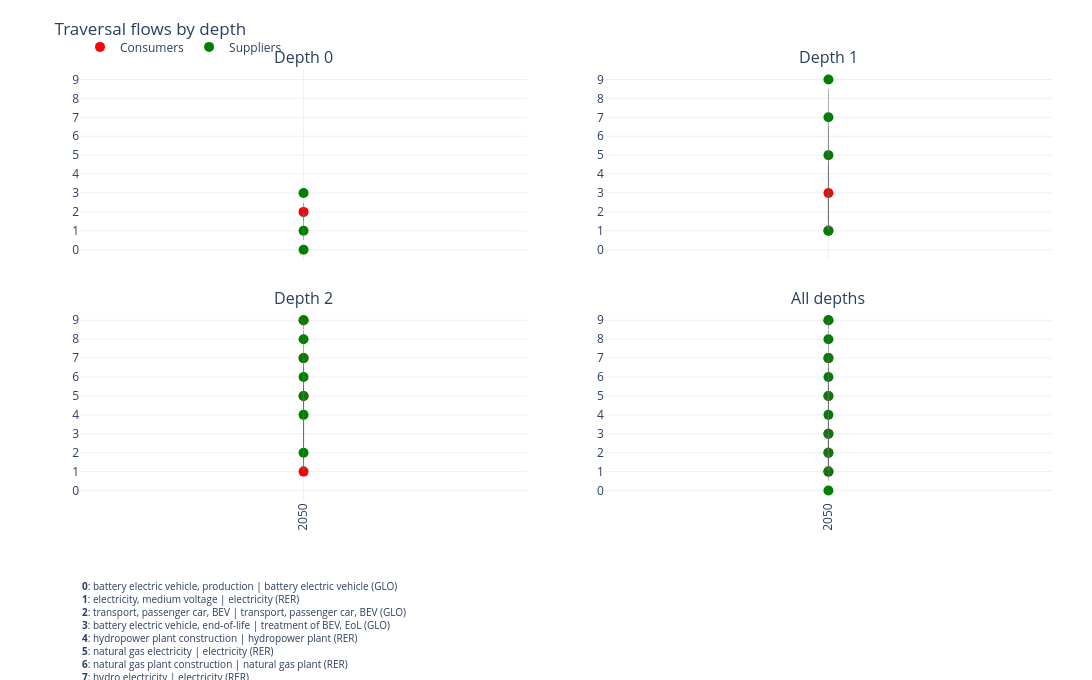

Write notebook code for a chart like this one.
### Code cell
fig

### Figure 1 — Plotly figure (JSON) as saved in the notebook; plotly's stock layout.template omitted (floating-point values rounded to 4 significant figures)
{"data": [{"hovertemplate": "Year: %{x}<br>Consumer idx: %{y}<br>Consumer: %{text}<extra></extra>", "marker": {"color": "red", "size": 10}, "mode": "markers", "name": "Consumers", "showlegend": true, "text": ["transport, passenger car, BEV | transport, passenger car, BEV (GLO)"], "type": "scatter", "x": [2050], "xaxis": "x", "y": [2], "yaxis": "y"}, {"hovertemplate": "Year: %{x}<br>Supplier idx: %{y}<br>Supplier: %{text}<extra></extra>", "marker": {"color": "green", "size": 10}, "mode": "markers", "name": "Suppliers", "showlegend": true, "text": ["battery electric vehicle, production | battery electric vehicle (GLO)", "electricity, medium voltage | electricity (RER)", "battery electric vehicle, end-of-life | treatment of BEV, EoL (GLO)"], "type": "scatter", "x": [2050, 2050, 2050], "xaxis": "x", "y": [0, 1, 3], "yaxis": "y"}, {"hovertemplate": "Year: %{x}<br>Consumer idx: %{y}<br>Consumer: %{text}<extra></extra>", "marker": {"color": "red", "size": 10}, "mode": "markers", "name": "Consumers", "showlegend": false, "text": ["electricity, medium voltage | electricity (RER)", "battery electric vehicle, end-of-life | treatment of BEV, EoL (GLO)"], "type": "scatter", "x": [2050, 2050], "xaxis": "x2", "y": [1, 3], "yaxis": "y2"}, {"hovertemplate": "Year: %{x}<br>Supplier idx: %{y}<br>Supplier: %{text}<extra></extra>", "marker": {"color": "green", "size": 10}, "mode": "markers", "name": "Suppliers", "showlegend": false, "text": ["electricity, medium voltage | electricity (RER)", "natural gas electricity | electricity (RER)", "hydro electricity | electricity (RER)", "wind electricity | electricity (RER)"], "type": "scatter", "x": [2050, 2050, 2050, 2050], "xaxis": "x2", "y": [1, 5, 7, 9], "yaxis": "y2"}, {"hovertemplate": "Year: %{x}<br>Consumer idx: %{y}<br>Consumer: %{text}<extra></extra>", "marker": {"color": "red", "size": 10}, "mode": "markers", "name": "Consumers", "showlegend": false, "text": ["electricity, medium voltage | electricity (RER)", "natural gas electricity | electricity (RER)", "hydro electricity | electricity (RER)", "wind electricity | electricity (RER)"], "type": "scatter", "x": [2050, 2050, 2050, 2050], "xaxis": "x3", "y": [1, 5, 7, 9], "yaxis": "y3"}, {"hovertemplate": "Year: %{x}<br>Supplier idx: %{y}<br>Supplier: %{text}<extra></extra>", "marker": {"color": "green", "size": 10}, "mode": "markers", "name": "Suppliers", "showlegend": false, "text": ["transport, passenger car, BEV | transport, passenger car, BEV (GLO)", "hydropower plant construction | hydropower plant (RER)", "natural gas electricity | electricity (RER)", "natural gas plant construction | natural gas plant (RER)", "hydro electricity | electricity (RER)", "wind turbine construction | wind turbine (RER)", "wind electricity | electricity (RER)"], "type": "scatter", "x": [2050, 2050, 2050, 2050, 2050, 2050, 2050], "xaxis": "x3", "y": [2, 4, 5, 6, 7, 8, 9], "yaxis": "y3"}, {"hovertemplate": "Year: %{x}<br>Consumer idx: %{y}<br>Consumer: %{text}<extra></extra>", "marker": {"color": "red", "size": 10}, "mode": "markers", "name": "Consumers", "showlegend": false, "text": ["electricity, medium voltage | electricity (RER)", "transport, passenger car, BEV | transport, passenger car, BEV (GLO)", "battery electric vehicle, end-of-life | treatment of BEV, EoL (GLO)", "natural gas electricity | electricity (RER)", "hydro electricity | electricity (RER)", "wind electricity | electricity (RER)"], "type": "scatter", "x": [2050, 2050, 2050, 2050, 2050, 2050], "xaxis": "x4", "y": [1, 2, 3, 5, 7, 9], "yaxis": "y4"}, {"hovertemplate": "Year: %{x}<br>Supplier idx: %{y}<br>Supplier: %{text}<extra></extra>", "marker": {"color": "green", "size": 10}, "mode": "markers", "name": "Suppliers", "showlegend": false, "text": ["battery electric vehicle, production | battery electric vehicle (GLO)", "electricity, medium voltage | electricity (RER)", "transport, passenger car, BEV | transport, passenger car, BEV (GLO)", "battery electric vehicle, end-of-life | treatment of BEV, EoL (GLO)", "hydropower plant construction | hydropower plant (RER)", "natural gas electricity | electricity (RER)", "natural gas plant construction | natural gas plant (RER)", "hydro electricity | electricity (RER)", "wind turbine construction | wind turbine (RER)", "wind electricity | electricity (RER)"], "type": "scatter", "x": [2050, 2050, 2050, 2050, 2050, 2050, 2050, 2050, 2050, 2050], "xaxis": "x4", "y": [0, 1, 2, 3, 4, 5, 6, 7, 8, 9], "yaxis": "y4"}], "layout": {"annotations": [{"font": {"size": 16}, "showarrow": false, "text": "Depth 0", "x": 0.23, "xanchor": "center", "xref": "paper", "y": 1, "yanchor": "bottom", "yref": "paper"}, {"font": {"size": 16}, "showarrow": false, "text": "Depth 1", "x": 0.77, "xanchor": "center", "xref": "paper", "y": 1, "yanchor": "bottom", "yref": "paper"}, {"font": {"size": 16}, "showarrow": false, "text": "Depth 2", "x": 0.23, "xanchor": "center", "xref": "paper", "y": 0.44, "yanchor": "bottom", "yref": "paper"}, {"font": {"size": 16}, "showarrow": false, "text": "All depths", "x": 0.77, "xanchor": "center", "xref": "paper", "y": 0.44, "yanchor": "bottom", "yref": "paper"}, {"arrowcolor": "rgba(100,100,100,0.7)", "arrowhead": 2, "arrowsize": 1, "arrowwidth": 1, "ax": 2050, "axref": "x", "ay": 0, "ayref": "y", "opacity": 0.7, "showarrow": true, "x": 2050, "xref": "x", "y": 2, "yref": "y"}, {"arrowcolor": "rgba(100,100,100,0.7)", "arrowhead": 2, "arrowsize": 1, "arrowwidth": 1, "ax": 2050, "axref": "x", "ay": 1, "ayref": "y", "opacity": 0.7, "showarrow": true, "x": 2050, "xref": "x", "y": 2, "yref": "y"}, {"arrowcolor": "rgba(100,100,100,0.7)", "arrowhead": 2, "arrowsize": 1, "arrowwidth": 1, "ax": 2050, "axref": "x", "ay": 3, "ayref": "y", "opacity": 0.7, "showarrow": true, "x": 2050, "xref": "x", "y": 2, "yref": "y"}, {"arrowcolor": "rgba(100,100,100,0.7)", "arrowhead": 2, "arrowsize": 1, "arrowwidth": 1, "ax": 2050, "axref": "x2", "ay": 5, "ayref": "y2", "opacity": 0.7, "showarrow": true, "x": 2050, "xref": "x2", "y": 1, "yref": "y2"}, {"arrowcolor": "rgba(100,100,100,0.7)", "arrowhead": 2, "arrowsize": 1, "arrowwidth": 1, "ax": 2050, "axref": "x2", "ay": 7, "ayref": "y2", "opacity": 0.7, "showarrow": true, "x": 2050, "xref": "x2", "y": 1, "yref": "y2"}, {"arrowcolor": "rgba(100,100,100,0.7)", "arrowhead": 2, "arrowsize": 1, "arrowwidth": 1, "ax": 2050, "axref": "x2", "ay": 9, "ayref": "y2", "opacity": 0.7, "showarrow": true, "x": 2050, "xref": "x2", "y": 1, "yref": "y2"}, {"arrowcolor": "rgba(100,100,100,0.7)", "arrowhead": 2, "arrowsize": 1, "arrowwidth": 1, "ax": 2050, "axref": "x2", "ay": 1, "ayref": "y2", "opacity": 0.7, "showarrow": true, "x": 2050, "xref": "x2", "y": 3, "yref": "y2"}, {"arrowcolor": "rgba(100,100,100,0.7)", "arrowhead": 2, "arrowsize": 1, "arrowwidth": 1, "ax": 2050, "axref": "x3", "ay": 2, "ayref": "y3", "opacity": 0.7, "showarrow": true, "x": 2050, "xref": "x3", "y": 5, "yref": "y3"}, {"arrowcolor": "rgba(100,100,100,0.7)", "arrowhead": 2, "arrowsize": 1, "arrowwidth": 1, "ax": 2050, "axref": "x3", "ay": 6, "ayref": "y3", "opacity": 0.7, "showarrow": true, "x": 2050, "xref": "x3", "y": 5, "yref": "y3"}, {"arrowcolor": "rgba(100,100,100,0.7)", "arrowhead": 2, "arrowsize": 1, "arrowwidth": 1, "ax": 2050, "axref": "x3", "ay": 4, "ayref": "y3", "opacity": 0.7, "showarrow": true, "x": 2050, "xref": "x3", "y": 7, "yref": "y3"}, {"arrowcolor": "rgba(100,100,100,0.7)", "arrowhead": 2, "arrowsize": 1, "arrowwidth": 1, "ax": 2050, "axref": "x3", "ay": 8, "ayref": "y3", "opacity": 0.7, "showarrow": true, "x": 2050, "xref": "x3", "y": 9, "yref": "y3"}, {"arrowcolor": "rgba(100,100,100,0.7)", "arrowhead": 2, "arrowsize": 1, "arrowwidth": 1, "ax": 2050, "axref": "x3", "ay": 5, "ayref": "y3", "opacity": 0.7, "showarrow": true, "x": 2050, "xref": "x3", "y": 1, "yref": "y3"}, {"arrowcolor": "rgba(100,100,100,0.7)", "arrowhead": 2, "arrowsize": 1, "arrowwidth": 1, "ax": 2050, "axref": "x3", "ay": 7, "ayref": "y3", "opacity": 0.7, "showarrow": true, "x": 2050, "xref": "x3", "y": 1, "yref": "y3"}, {"arrowcolor": "rgba(100,100,100,0.7)", "arrowhead": 2, "arrowsize": 1, "arrowwidth": 1, "ax": 2050, "axref": "x3", "ay": 9, "ayref": "y3", "opacity": 0.7, "showarrow": true, "x": 2050, "xref": "x3", "y": 1, "yref": "y3"}, {"arrowcolor": "rgba(100,100,100,0.7)", "arrowhead": 2, "arrowsize": 1, "arrowwidth": 1, "ax": 2050, "axref": "x4", "ay": 0, "ayref": "y4", "opacity": 0.7, "showarrow": true, "x": 2050, "xref": "x4", "y": 2, "yref": "y4"}, {"arrowcolor": "rgba(100,100,100,0.7)", "arrowhead": 2, "arrowsize": 1, "arrowwidth": 1, "ax": 2050, "axref": "x4", "ay": 1, "ayref": "y4", "opacity": 0.7, "showarrow": true, "x": 2050, "xref": "x4", "y": 2, "yref": "y4"}, {"arrowcolor": "rgba(100,100,100,0.7)", "arrowhead": 2, "arrowsize": 1, "arrowwidth": 1, "ax": 2050, "axref": "x4", "ay": 3, "ayref": "y4", "opacity": 0.7, "showarrow": true, "x": 2050, "xref": "x4", "y": 2, "yref": "y4"}, {"arrowcolor": "rgba(100,100,100,0.7)", "arrowhead": 2, "arrowsize": 1, "arrowwidth": 1, "ax": 2050, "axref": "x4", "ay": 5, "ayref": "y4", "opacity": 0.7, "showarrow": true, "x": 2050, "xref": "x4", "y": 1, "yref": "y4"}, {"arrowcolor": "rgba(100,100,100,0.7)", "arrowhead": 2, "arrowsize": 1, "arrowwidth": 1, "ax": 2050, "axref": "x4", "ay": 7, "ayref": "y4", "opacity": 0.7, "showarrow": true, "x": 2050, "xref": "x4", "y": 1, "yref": "y4"}, {"arrowcolor": "rgba(100,100,100,0.7)", "arrowhead": 2, "arrowsize": 1, "arrowwidth": 1, "ax": 2050, "axref": "x4", "ay": 9, "ayref": "y4", "opacity": 0.7, "showarrow": true, "x": 2050, "xref": "x4", "y": 1, "yref": "y4"}, {"arrowcolor": "rgba(100,100,100,0.7)", "arrowhead": 2, "arrowsize": 1, "arrowwidth": 1, "ax": 2050, "axref": "x4", "ay": 1, "ayref": "y4", "opacity": 0.7, "showarrow": true, "x": 2050, "xref": "x4", "y": 3, "yref": "y4"}, {"arrowcolor": "rgba(100,100,100,0.7)", "arrowhead": 2, "arrowsize": 1, "arrowwidth": 1, "ax": 2050, "axref": "x4", "ay": 2, "ayref": "y4", "opacity": 0.7, "showarrow": true, "x": 2050, "xref": "x4", "y": 5, "yref": "y4"}, {"arrowcolor": "rgba(100,100,100,0.7)", "arrowhead": 2, "arrowsize": 1, "arrowwidth": 1, "ax": 2050, "axref": "x4", "ay": 6, "ayref": "y4", "opacity": 0.7, "showarrow": true, "x": 2050, "xref": "x4", "y": 5, "yref": "y4"}, {"arrowcolor": "rgba(100,100,100,0.7)", "arrowhead": 2, "arrowsize": 1, "arrowwidth": 1, "ax": 2050, "axref": "x4", "ay": 4, "ayref": "y4", "opacity": 0.7, "showarrow": true, "x": 2050, "xref": "x4", "y": 7, "yref": "y4"}, {"arrowcolor": "rgba(100,100,100,0.7)", "arrowhead": 2, "arrowsize": 1, "arrowwidth": 1, "ax": 2050, "axref": "x4", "ay": 8, "ayref": "y4", "opacity": 0.7, "showarrow": true, "x": 2050, "xref": "x4", "y": 9, "yref": "y4"}, {"align": "left", "font": {"size": 10}, "showarrow": false, "text": "<b>0</b>: battery electric vehicle, production | battery electric vehicle (GLO)<br><b>1</b>: electricity, medium voltage | electricity (RER)<br><b>2</b>: transport, passenger car, BEV | transport, passenger car, BEV (GLO)<br><b>3</b>: battery electric vehicle, end-of-life | treatment of BEV, EoL (GLO)<br><b>4</b>: hydropower plant construction | hydropower plant (RER)<br><b>5</b>: natural gas electricity | electricity (RER)<br><b>6</b>: natural gas plant construction | natural gas plant (RER)<br><b>7</b>: hydro electricity | electricity (RER)<br><b>8</b>: wind turbine construction | wind turbine (RER)<br><b>9</b>: wind electricity | electricity (RER)", "x": 0, "xanchor": "left", "xref": "paper", "y": -0.18, "yanchor": "top", "yref": "paper"}], "height": 680, "hovermode": "closest", "legend": {"orientation": "h", "x": 0, "xanchor": "left", "y": 1.02, "yanchor": "bottom"}, "margin": {"b": 180, "l": 80, "r": 40, "t": 70}, "title": {"text": "Traversal flows by depth"}, "width": 1100, "xaxis": {"anchor": "y", "domain": [0, 0.46], "matches": "x3", "range": [2050.0, 2050.0], "showgrid": true, "showticklabels": false, "tickangle": -90, "tickmode": "array", "ticktext": ["2050"], "tickvals": [2050], "type": "linear", "zeroline": false}, "xaxis2": {"anchor": "y2", "domain": [0.54, 1], "matches": "x4", "range": [2050.0, 2050.0], "showgrid": true, "showticklabels": false, "tickangle": -90, "tickmode": "array", "ticktext": ["2050"], "tickvals": [2050], "type": "linear", "zeroline": false}, "xaxis3": {"anchor": "y3", "domain": [0, 0.46], "range": [2050.0, 2050.0], "showgrid": true, "tickangle": -90, "tickmode": "array", "ticktext": ["2050"], "tickvals": [2050], "type": "linear", "zeroline": false}, "xaxis4": {"anchor": "y4", "domain": [0.54, 1], "range": [2050.0, 2050.0], "showgrid": true, "tickangle": -90, "tickmode": "array", "ticktext": ["2050"], "tickvals": [2050], "type": "linear", "zeroline": false}, "yaxis": {"anchor": "x", "domain": [0.56, 1], "range": [-0.5, 9.5], "showgrid": true, "tickmode": "array", "ticktext": ["0", "1", "2", "3", "4", "5", "6", "7", "8", "9"], "tickvals": [0, 1, 2, 3, 4, 5, 6, 7, 8, 9], "zeroline": false}, "yaxis2": {"anchor": "x2", "domain": [0.56, 1], "range": [-0.5, 9.5], "showgrid": true, "tickmode": "array", "ticktext": ["0", "1", "2", "3", "4", "5", "6", "7", "8", "9"], "tickvals": [0, 1, 2, 3, 4, 5, 6, 7, 8, 9], "zeroline": false}, "yaxis3": {"anchor": "x3", "domain": [0, 0.44], "range": [-0.5, 9.5], "showgrid": true, "tickmode": "array", "ticktext": ["0", "1", "2", "3", "4", "5", "6", "7", "8", "9"], "tickvals": [0, 1, 2, 3, 4, 5, 6, 7, 8, 9], "zeroline": false}, "yaxis4": {"anchor": "x4", "domain": [0, 0.44], "range": [-0.5, 9.5], "showgrid": true, "tickmode": "array", "ticktext": ["0", "1", "2", "3", "4", "5", "6", "7", "8", "9"], "tickvals": [0, 1, 2, 3, 4, 5, 6, 7, 8, 9], "zeroline": false}}}
